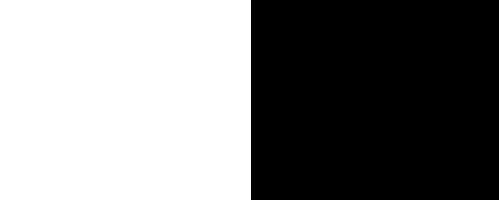
#> input picture practice2ImageFilter/rectangle.jpg, 499 x 200 px
$ python Bit_wise.py
#> lines starting #> are read from the running program, lines starting #| are printed output that depends on the picture
import cv2
import matplotlib.pyplot as plt

img_rec = cv2.imread("rectangle.jpg", cv2.IMREAD_GRAYSCALE)
#> img_rec is the input picture: shape (200, 499); min 0, max 255, mean 128.3
img_circ = cv2.imread("circle.jpg", cv2.IMREAD_GRAYSCALE)
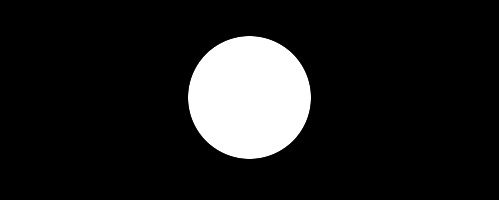
#> input picture practice2ImageFilter/circle.jpg, 499 x 200 px
#> img_circ is the input picture: shape (200, 499); min 0, max 255, mean 30.2
Tigre = cv2.imread("Tigre.jpg", cv2.IMREAD_GRAYSCALE)
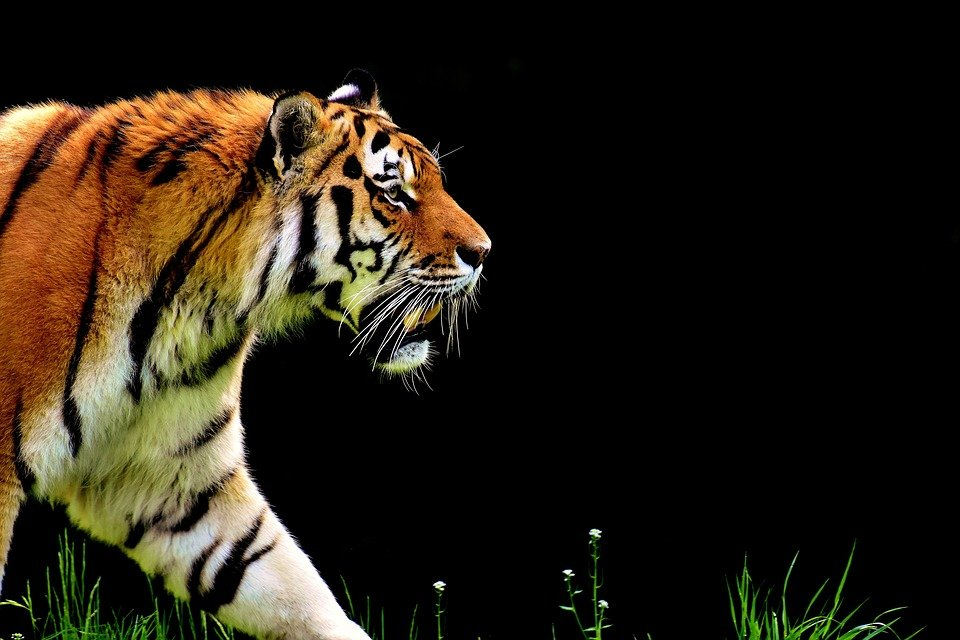
#> input picture practice2ImageFilter/Tigre.jpg, 960 x 640 px
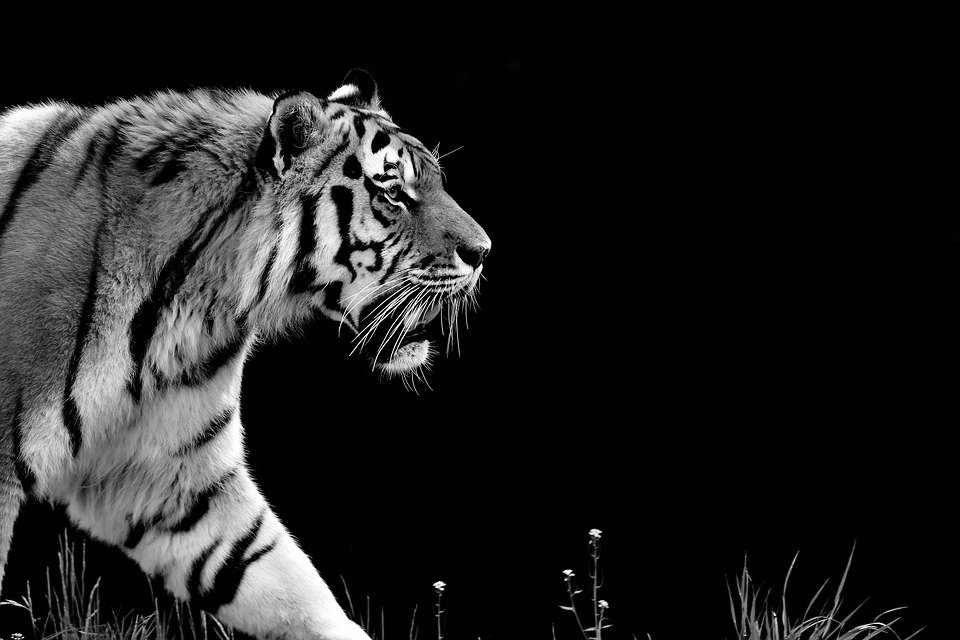
#> Tigre: shape (640, 960); min 0, max 255, mean 32.9

plt.figure(figsize=[20,5])
plt.subplot(121);plt.imshow(img_rec, cmap="gray");plt.title("Rectangulo");
plt.subplot(122);plt.imshow(img_circ, cmap="gray");plt.title("Circulo");
plt.show()
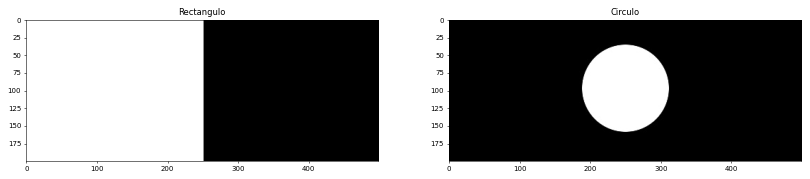
#> figure drawn by matplotlib, 2 panels

img_bitwise = cv2.bitwise_not(Tigre, mask=None)
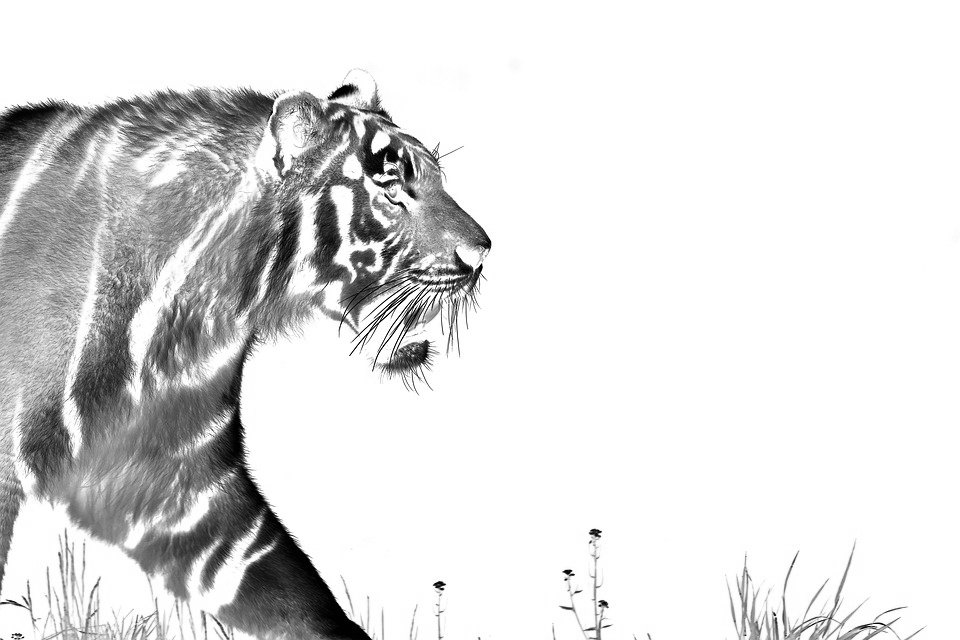
#> img_bitwise: shape (640, 960); min 0, max 255, mean 222.1
plt.imshow(img_bitwise, cmap="gray")
plt.show()
